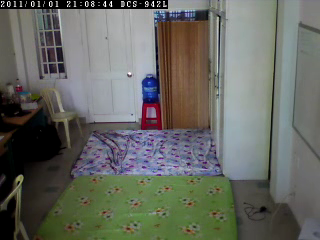
#> input picture frame 35 of in.avi, 320 x 240 px, given in place of Fall (6).avi, which was not available
$ python 'tach doi tuong tru nen.py'
#> lines starting #> are read from the running program, lines starting #| are printed output that depends on the picture; pictures that were not available may be replaced by others from this repository, and a replacement may not be noted
import cv2
import numpy as np
import math
import csv

video = cv2.VideoCapture('F:/OpenCV Project/secondHello/Fall (6).avi')
x1 = 0
y1 = 0
BG = None
count = 0
rowlist = []
while video.isOpened():
    ret, frame = video.read()
#> frame is the input picture: shape (240, 320, 3); mean B, G, R 96.8, 103.6, 101.6
    if ret:
        frame = cv2.cvtColor(frame, cv2.COLOR_BGR2GRAY)
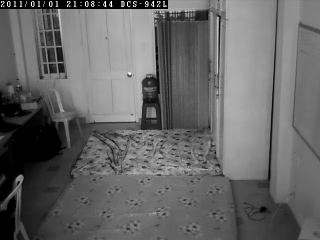
#> frame: shape (240, 320); min 0, max 255, mean 102.2
        frame = cv2.GaussianBlur(frame, (5, 5), 2, sigmaY=2)
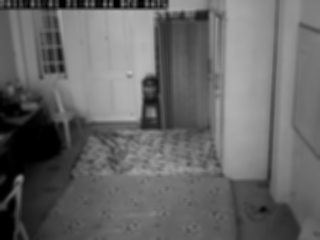
#> frame: shape (240, 320); min 0, max 192, mean 102.2
        if BG is None:
            BG = frame
        else:

            frameDelta = cv2.absdiff(BG, frame)
            frameDelta += abs(np.min(frameDelta))
            thresh = cv2.threshold(frameDelta, 45, 255, cv2.THRESH_BINARY)[1]

            kernels = np.ones((4,4), np.uint8)
            kernel = np.array([[0, 1, 1, 1, 0],
                   [1, 1, 1, 1, 1],
                   [1, 1, 1, 1, 1],
                   [1, 1, 1, 1, 1],
                   [0, 1, 1, 1, 0]], dtype=np.uint8)

            thresh = cv2.erode(thresh, kernels, iterations=3)
            thresh = cv2.dilate(thresh, kernel, iterations=10)
            thresh = cv2.erode(thresh, kernels, iterations=3)
            contours, hierarchy = cv2.findContours(thresh, cv2.RETR_TREE, cv2.CHAIN_APPROX_SIMPLE)

            for contour in contours:
              (x, y), (major, minor), angle = cv2.fitEllipse(contour)
              print("center x,y:",x,y)
              print("canh dai rong:",major,minor)
              print("goc:",angle)
              if cv2.contourArea(contour) < 800:
                continue
              cv2.ellipse(frame, ((x,y), (major,minor), angle), (0,255,0), 2)

              x2 = x1 - x
              y2 = y1 - y
              a = pow(y, 2)/pow(x, 2)
              e = math.sqrt(abs(1 - a))
              v0 = math.sqrt(pow(x2, 2) + pow(y2, 2))
              x1 = x
              y1 = y
              print("vantoc", v0)
              print ("e la", e)
              rowlist = ["%f" % v0, "%f" % angle, "%f" % x, "%f" % y, "%f" % e ,"%f" % count ]
              if rowlist:
                 with open('ex30.csv', 'a', newline='') as outfile:
                    writer = csv.writer(outfile)
                    writer.writerow(rowlist)
            count += 1
            frame = cv2.putText(frame, 'frame: %d' %count, (50, 50), cv2.FONT_HERSHEY_SIMPLEX, 1, (255, 0, 0), 2, cv2.LINE_AA)
            cv2.imshow("ve", frame)
            cv2.imshow('frame',thresh)
        if cv2.waitKey(30) == 27:
#> (key Esc is pressed here)
            break
    else:
        break

video.release()
cv2.destroyAllWindows()

$ run again, starting later in the video
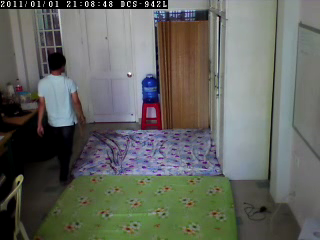
#> input picture frame 159 of in.avi, 320 x 240 px, given in place of Fall (6).avi, which was not available
#> frame is the input picture: shape (240, 320, 3); mean B, G, R 95.5, 101.6, 99.3
#> `frame = cv2.cvtColor(frame, cv2.COLOR_BGR2GRAY)`:
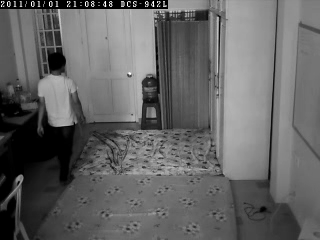
#> frame: shape (240, 320); min 0, max 255, mean 100.2
#> `frame = cv2.GaussianBlur(frame, (5, 5), 2, sigmaY=2)`:
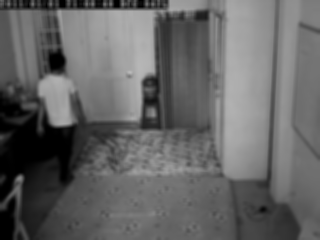
#> frame: shape (240, 320); min 0, max 186, mean 100.3

$ run again, starting later in the video
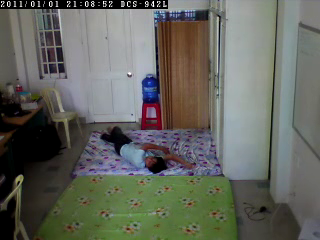
#> input picture frame 284 of in.avi, 320 x 240 px, given in place of Fall (6).avi, which was not available
#> frame is the input picture: shape (240, 320, 3); mean B, G, R 93.7, 101.5, 99.4
#> `frame = cv2.cvtColor(frame, cv2.COLOR_BGR2GRAY)`:
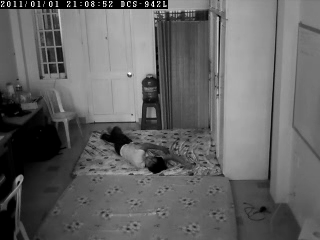
#> frame: shape (240, 320); min 0, max 255, mean 99.9
#> `frame = cv2.GaussianBlur(frame, (5, 5), 2, sigmaY=2)`:
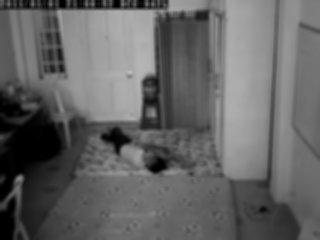
#> frame: shape (240, 320); min 0, max 190, mean 100
